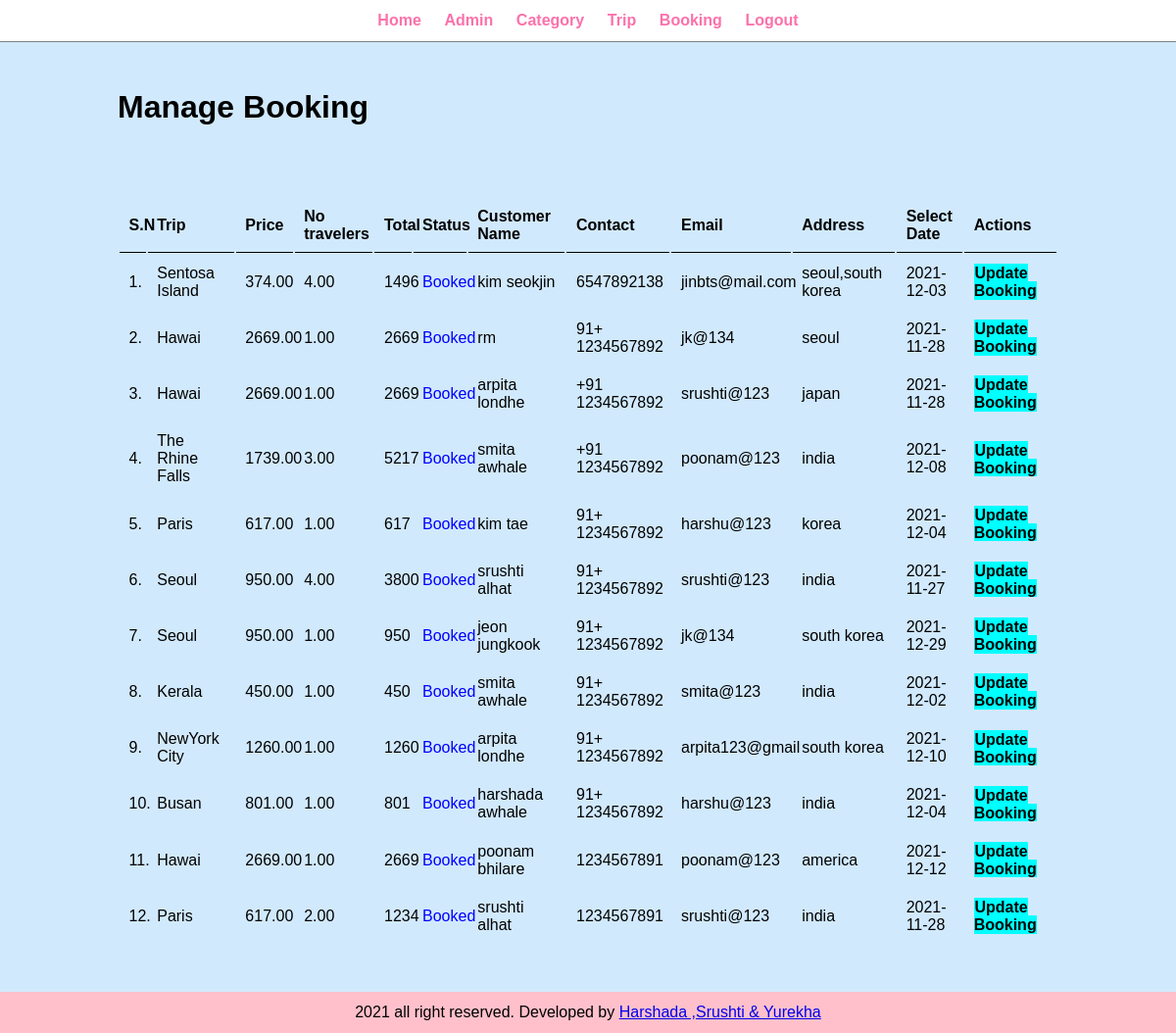
The app's page /admin/manage-booking.php (signed in) with its own data.
### tables this page shows
CREATE TABLE `tbl_booking` (
  `id` int(10) UNSIGNED NOT NULL,
  `trip` varchar(150) NOT NULL,
  `price` decimal(10,2) NOT NULL,
  `number_of_travelers` decimal(10,2) NOT NULL,
  `total` varchar(255) NOT NULL,
  `booking_date` date NOT NULL,
  `status` varchar(50) NOT NULL,
  `customer_name` varchar(150) NOT NULL,
  `customer_contact` varchar(20) NOT NULL,
  `customer_email` varchar(150) NOT NULL,
  `customer_address` varchar(255) NOT NULL,
  `select_date` date NOT NULL
);

### admin/manage-booking.php (the view, shortened to what this page needs)
<?php include('partials/menu.php');?>
<div class="main-content">
    <div class="wrapper">
        <h1>Manage Booking</h1>
        <br /><br />
        <br><br>
                        <table class="tbl-full">
                                <tr>
                                        <th>S.N</th>
                                        <th>Trip</th>
                                        <th>Price</th>
                                        <th>No travelers</th>
                                        <th>Total</th>
                                        <th>Status</th>
                                        <th>Customer<br>Name</th>
                                        <th>Contact</th>
                                        <th>Email</th>
                                        <th>Address</th>
                                        <th>Select Date</th>
                                        <th>Actions</th>
                                </tr>
                                <?php
                                        $sql = "SELECT * FROM tbl_booking ORDER BY id DESC";
                                        $res = mysqli_query($conn, $sql);
                                        $count = mysqli_num_rows($res);
                                        $sn = 1;
                                        if($count>0)
                                        {
                                                while($row=mysqli_fetch_assoc($res))
                                                {
                                                        $id = $row['id'];
                                                        $trip = $row['trip'];
                                                        $price = $row['price'];
                                                        $number_of_travelers = $row['number_of_travelers'];
                                                        $total = $row['total'];
                                                        $status = $row['status'];
                                                        $customer_name = $row['customer_name'];
                                                        $customer_contact = $row['customer_contact'];
                                                        $customer_email = $row['customer_email'];
                                                        $customer_address = $row['customer_address'];
                                                        $select_date = $row['select_date'];
                                                        ?>
                                                                <tr>
                                                                        <td><?php echo $sn++; ?>.</td>
                                                                        <td><?php echo $trip; ?></td>
                                                                        <td><?php echo $price; ?></td>
                                                                        <td><?php echo $number_of_travelers; ?></td>
                                                                        <td><?php echo $total; ?></td>
                                                                        <td>
                                                                                <?php
                                                                                        if($status=="On Booking")
                                                                                        {
                                                                                                echo "<lable>$status</lable>";
                                                                                        }
                                                                                        elseif($status=="Confirm Booking")
                                                                                        {
                                                                                                echo "<lable style='color: green;'>$status</lable>";
                                                                                        }
                                                                                        elseif($status=="Booked")
                                                                                        {
                                                                                                echo "<lable style='color: blue;'>$status</lable>";
                                                                                        }
                                                                                        elseif($status=="Cancelled")
                                                                                        {
                                                                                                echo "<lable style='color: red;'>$status</lable>";
                                                                                        }
                                                                                ?>
                                                                        </td>
                                                                        <td><?php echo $customer_name; ?></td>
                                                                        <td><?php echo $customer_contact; ?></td>
                                                                        <td><?php echo $customer_email; ?></td>
                                                                        <td><?php echo $customer_address; ?></td>
                                                                        <td><?php echo $select_date; ?></td>
                                                                        <td>
                                                                                <a href="<?php echo SITEURL; ?>admin/update-booking.php?id=<?php echo $id; ?>" class="btn-secondary">Update Booking</a>
                                                                        </td>
                                                                </tr>
                                                        <?php
                                                }
                                        }
                                        else
                                        {
                                                echo "<tr><td colspan='12' class='error'>Booking Not Available.</td></tr>";
                                        }
                                ?>
                        </table>
    </div>
</div>
<?php include('partials/footer.php')?>

### css/admin.css (style rules this page uses)
* { margin: 0; padding: 0; font-family: Arial, Helvetica, sans-serif; }
.wrapper { padding: 1%; width: 80%; margin: 0 auto; }
.tbl-full { width: 100%; }
table tr th { border-bottom: 1px solid black; padding: 1%; text-align: left; }
table tr td { padding: 1%; }
.btn-secondary { background-color:aqua; padding: 1%; color: black; text-decoration: none; font-weight: bold; }
.main-content { background-color: rgb(209, 233, 252); padding: 3% 0; }

### records on screen
tbl_booking: trip "Sentosa Island", price "374.00", number_of_travelers "4.00", total "1496", status "Booked", customer_name "kim seokjin", customer_contact "6547892138", customer_email "jinbts@mail.com", customer_address "seoul,south korea", select_date "2021-12-03"
tbl_booking: trip "Hawai", price "2669.00", number_of_travelers "1.00", total "2669", status "Booked", customer_name "rm", customer_contact "91+ 1234567892", customer_email "jk@134", customer_address "seoul", select_date "2021-11-28"
tbl_booking: trip "Hawai", price "2669.00", number_of_travelers "1.00", total "2669", status "Booked", customer_name "arpita londhe", customer_contact "+91 1234567892", customer_email "srushti@123", customer_address "japan", select_date "2021-11-28"
tbl_booking: trip "The Rhine Falls", price "1739.00", number_of_travelers "3.00", total "5217", status "Booked", customer_name "smita awhale", customer_contact "+91 1234567892", customer_email "poonam@123", customer_address "india", select_date "2021-12-08"
tbl_booking: trip "Paris", price "617.00", number_of_travelers "1.00", total "617", status "Booked", customer_name "kim tae", customer_contact "91+ 1234567892", customer_email "harshu@123", customer_address "korea", select_date "2021-12-04"
tbl_booking: trip "Seoul", price "950.00", number_of_travelers "4.00", total "3800", status "Booked", customer_name "srushti alhat", customer_contact "91+ 1234567892", customer_email "srushti@123", customer_address "india", select_date "2021-11-27"
tbl_booking: trip "Seoul", price "950.00", number_of_travelers "1.00", total "950", status "Booked", customer_name "jeon jungkook", customer_contact "91+ 1234567892", customer_email "jk@134", customer_address "south korea", select_date "2021-12-29"
tbl_booking: trip "Kerala", price "450.00", number_of_travelers "1.00", total "450", status "Booked", customer_name "smita awhale", customer_contact "91+ 1234567892", customer_email "smita@123", customer_address "india", select_date "2021-12-02"
tbl_booking: trip "NewYork City", price "1260.00", number_of_travelers "1.00", total "1260", status "Booked", customer_name "arpita londhe", customer_contact "91+ 1234567892", customer_email "arpita123@gmail", customer_address "south korea", select_date "2021-12-10"
tbl_booking: trip "Busan", price "801.00", number_of_travelers "1.00", total "801", status "Booked", customer_name "harshada awhale", customer_contact "91+ 1234567892", customer_email "harshu@123", customer_address "india", select_date "2021-12-04"
tbl_booking: trip "Hawai", price "2669.00", number_of_travelers "1.00", total "2669", status "Booked", customer_name "poonam bhilare", customer_contact "1234567891", customer_email "poonam@123", customer_address "america", select_date "2021-12-12"
tbl_booking: trip "Paris", price "617.00", number_of_travelers "2.00", total "1234", status "Booked", customer_name "srushti alhat", customer_contact "1234567891", customer_email "srushti@123", customer_address "india", select_date "2021-11-28"
